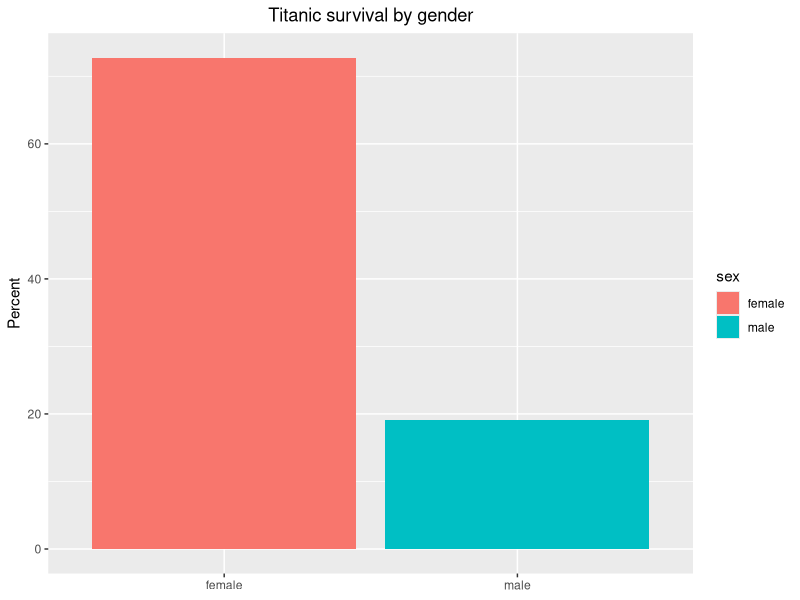
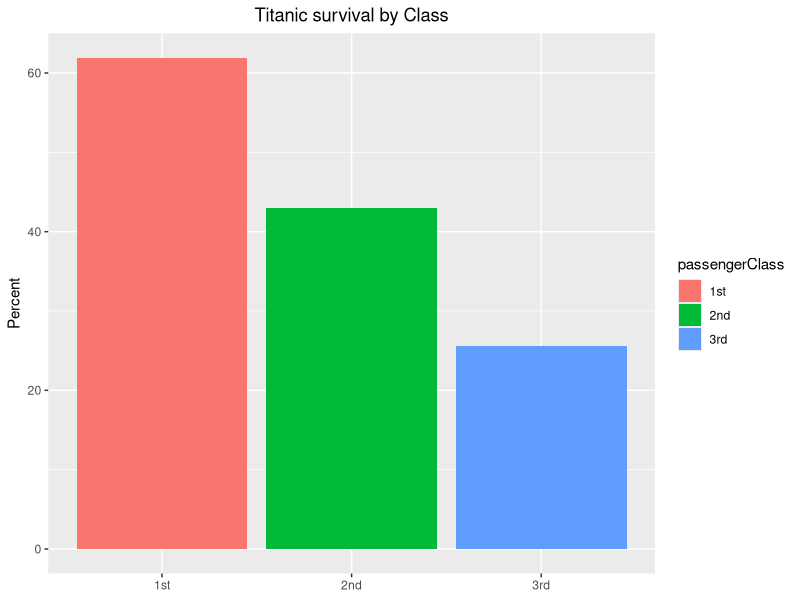

These charts were generated, in order, by the following R code:
## ---- chunk 1
#|label: load_dataset

#load required package

library(carData)
library(dplyr)
library(ggplot2)
library(tidyr)

#load dataset
data("TitanicSurvival")
## ---- chunk 2
#| label: Structure_TitanicSurvival

# look at the structure of the dataset
str(TitanicSurvival)
## ---- chunk 3
#| label: Descriptives_Titanic survival
 
#compile some summary statistics for the dataset

summary(TitanicSurvival)

Percent_sex <- TitanicSurvival|>
  group_by(sex) |>
  summarise(Percent = n() / nrow(TitanicSurvival) * 100)

knitr::kable(Percent_sex, digits = 2) 

Percent_survival <- TitanicSurvival|>
  group_by(survived) |>
  summarise(Percent = n() / nrow(TitanicSurvival) * 100)

knitr::kable(Percent_survival, digits = 2) 

Percent_class <- TitanicSurvival|>
  group_by(passengerClass) |>
  summarise(Percent = n() / nrow(TitanicSurvival) * 100)

knitr::kable(Percent_class, digits = 2) 
## ---- chunk 4
#| label: Survival_tables
#| fontsize: 12pt

Gender_survival <- TitanicSurvival|>
  group_by(sex)|>
  count(survived)


Gender_survival <- pivot_wider(Gender_survival,
names_from = survived, values_from = n)

Gender_survival <- Gender_survival |>
mutate(Frequency = yes/(yes+no)) |>
mutate(Percentage = Frequency*100)
knitr::kable(Gender_survival, digits = 2)
## ---- chunk 5
#|label: Plots-gender

Mort_gender_plot <- Gender_survival|>
  ggplot(aes(x = sex, y = Percentage, fill = sex)) +
geom_col() +
labs(title = "Titanic survival by gender", y = "Percent", x = NULL) +
theme(plot.title = element_text(hjust = 0.5))

Mort_gender_plot
## ---- chunk 6
#|fontsize: 12pt

Class_survival <- TitanicSurvival|>
  group_by(passengerClass)|>
  count(survived)


Class_survival <- pivot_wider(Class_survival,
names_from = survived, values_from = n)

Class_survival <- Class_survival |>
mutate(Frequency = yes/(yes+no)) |>
mutate(Percentage = Frequency*100)
knitr::kable(Class_survival, digits = 2)

## ---- chunk 7
#|label: Plots-class

Mort_class_plot <- Class_survival|>
  ggplot(aes(x = passengerClass, y = Percentage, fill = passengerClass)) +
geom_col() +
labs(title = "Titanic survival by Class", y = "Percent", x = NULL) +
theme(plot.title = element_text(hjust = 0.5))

Mort_class_plot
## ---- chunk 8
#| label: Stats

chisq.test(TitanicSurvival$sex, TitanicSurvival$survived)
chisq.test(TitanicSurvival$passengerClass, TitanicSurvival$survived)

